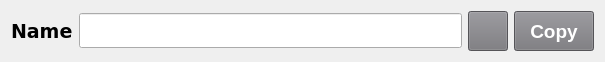
   <widget class="QWidget" name="layoutWidget_7">
    <property name="geometry">
     <rect>
      <x>10</x>
      <y>370</y>
      <width>605</width>
      <height>42</height>
     </rect>
    </property>
    <layout class="QHBoxLayout" name="horizontalLayout_9">
     <item>
      <widget class="QLabel" name="labelName">
       <property name="font">
        <font>
         <family>DejaVu Sans</family>
         <pointsize>14</pointsize>
         <weight>75</weight>
         <bold>true</bold>
        </font>
       </property>
       <property name="text">
        <string>Name</string>
       </property>
      </widget>
     </item>
     <item>
      <widget class="QLineEdit" name="Name">
       <property name="enabled">
        <bool>true</bool>
       </property>
       <property name="minimumSize">
        <size>
         <width>300</width>
         <height>35</height>
        </size>
       </property>
       <property name="font">
        <font>
         <family>DejaVu Sans</family>
         <pointsize>12</pointsize>
        </font>
       </property>
       <property name="readOnly">
        <bool>true</bool>
       </property>
      </widget>
     </item>
     <item>
      <widget class="QPushButton" name="buttonGenName">
       <property name="sizePolicy">
        <sizepolicy hsizetype="Minimum" vsizetype="Fixed">
         <horstretch>40</horstretch>
         <verstretch>40</verstretch>
        </sizepolicy>
       </property>
       <property name="minimumSize">
        <size>
         <width>40</width>
         <height>40</height>
        </size>
       </property>
       <property name="maximumSize">
        <size>
         <width>40</width>
         <height>40</height>
        </size>
       </property>
       <property name="styleSheet">
        <string notr="true">background-color: rgb(119, 118, 123);</string>
       </property>
       <property name="text">
        <string/>
       </property>
       <property name="icon">
        <iconset>
         <normaloff>img/reset.png</normaloff>img/reset.png</iconset>
       </property>
      </widget>
     </item>
     <item>
      <widget class="QPushButton" name="buttonCopyName">
       <property name="minimumSize">
        <size>
         <width>0</width>
         <height>40</height>
        </size>
       </property>
       <property name="font">
        <font>
         <pointsize>14</pointsize>
         <weight>75</weight>
         <bold>true</bold>
        </font>
       </property>
       <property name="styleSheet">
        <string notr="true">background-color: rgb(119, 118, 123);
color: rgb(255, 255, 255);</string>
       </property>
       <property name="text">
        <string>Copy</string>
       </property>
      </widget>
     </item>
    </layout>
   </widget>
